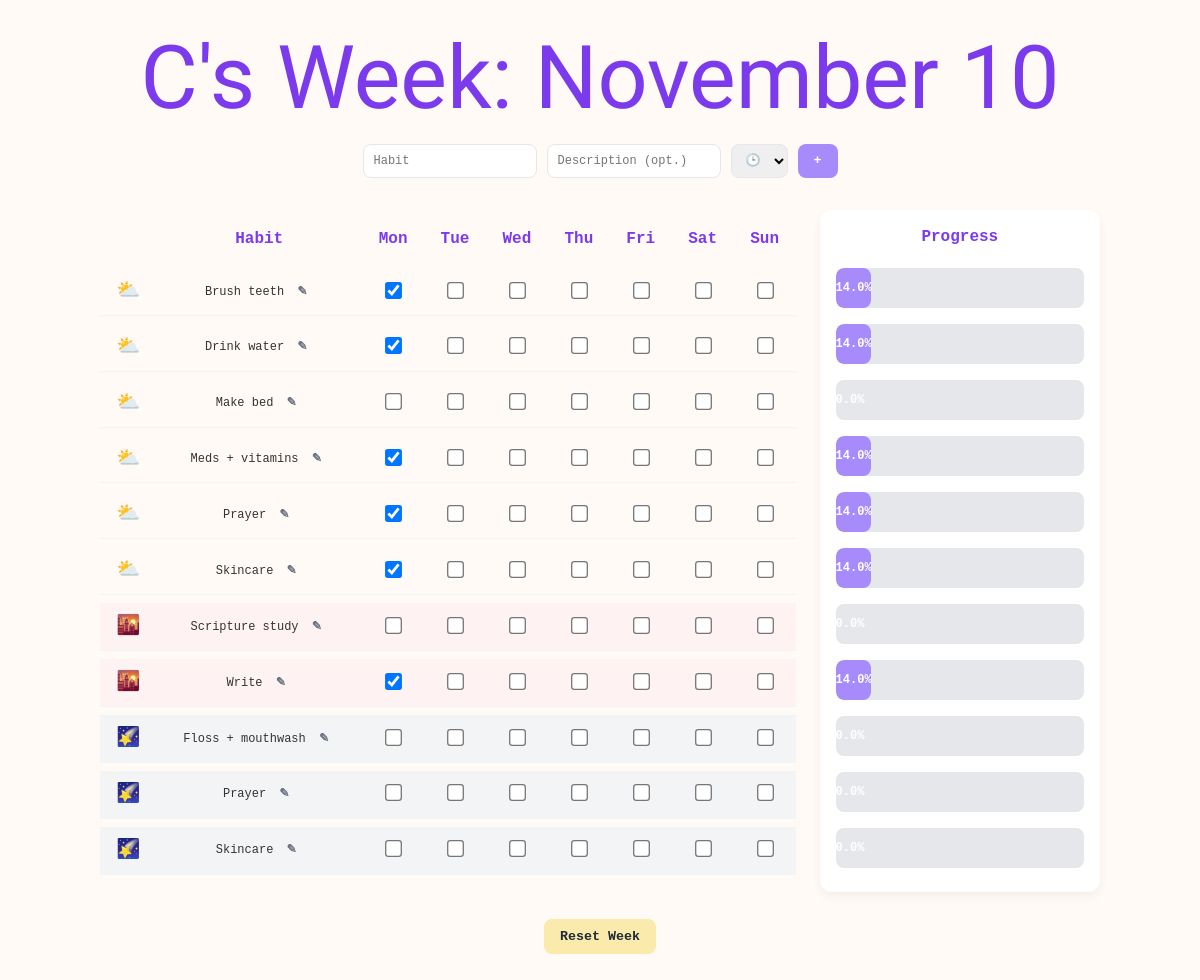
The page / on the database its author committed.
### app.py (models this page shows, shortened)
class Habit(db.Model):
    id = db.Column(db.Integer, primary_key=True)
    name = db.Column(db.String(100), nullable=False)
    description = db.Column(db.String(250))
    created_at = db.Column(db.Date, default=date.today)
    completions = db.relationship("Completion", backref="habit", cascade="all, delete-orphan")
    time_of_day = db.Column(db.String(2), nullable=False, default='☀️')  # day

### app.py (the view)
@app.route('/')
def index():
    time_order = {'⛅️': 0, '☀️': 1, '🌇': 2, '🌠': 3}
    habits = Habit.query.all()
    habits.sort(key=lambda h: (time_order.get(h.time_of_day, 4), h.name.lower()))
    today = date.today()
    start_of_week = today - timedelta(days=today.weekday())  # Monday
    week_dates = [start_of_week + timedelta(days=i) for i in range(7)]
    completions = Completion.query.all()
    completed_map = {(c.habit_id, c.date): True for c in completions}
    habit_progress = {}
    for habit in habits:
        completed_days = sum(1 for d in week_dates if completed_map.get((habit.id, d)))
        habit_progress[habit.id] = completed_days / 7  # fraction 0-1
    return render_template('index.html', habits=habits, week_dates=week_dates,
                           completed_map=completed_map, habit_progress=habit_progress)

### templates/index.html (shortened to what this page needs)
<!DOCTYPE html>
<html lang="en">
<head>
</head>
<body>
<h1>C's Week: {{ week_dates[0].strftime('%B %d') }}</h1>
<form class="add-form" method="POST" action="{{ url_for('add_habit') }}">
    <input type="text" name="name" placeholder="Habit" required>
    <input type="text" name="description" placeholder="Description (opt.)">
    <select name="time_of_day">
        <option value="" disabled selected>🕒</option>
    </select>
    <button type="submit">+</button>
</form>
<div class="tracker-container">
    <table>
        <tr>
            <th></th>
            <th>Habit</th>
            {% for d in week_dates %}
                <th>{{ d.strftime('%a') }}</th>
            {% endfor %}
        </tr>
        {% for habit in habits %}
        {% set row_colors = {'⛅️':'#fffaf5','☀️':'#fff7ed','🌇':'#fef3f2','🌠':'#f3f4f6'} %}
        <tr class="habit-row" style="background-color: {{ row_colors[habit.time_of_day] }}; border-radius: 8px;">
            <td style="text-align:center; font-size:1.2em;">{{ habit.time_of_day }}</td>
            <td>
                {{ habit.name }}
                <div class="ellipsis-container">
                    <button class="ellipsis-btn" onclick="toggleMenu(event)">✎</button>
                </div>
            </td>
            {% for d in week_dates %}
            <td>
                <form class="inline" method="POST" action="{{ url_for('toggle_completion') }}">
                    <input type="checkbox" onchange="this.form.submit()"
                           {% if completed_map.get((habit.id, d)) %}checked{% endif %}>
                </form>
            </td>
            {% endfor %}
        </tr>
        {% endfor %}
    </table>
    <div class="progress-card">
        <h3>Progress</h3>
        {% for habit in habits %}
        <div class="progress-bar">
            <div class="progress-fill" style="width: {{ habit_progress[habit.id]*100 }}%;">
                {{ (habit_progress[habit.id]*100)|round(0) }}%
            </div>
        </div>
        {% endfor %}
    </div>
</div>
<form method="POST" action="{{ url_for('reset_week') }}">
    <button class="reset-btn" type="submit">Reset Week</button>
</form>
</body>
</html>

### templates/index.html (style rules this page uses)
body { font-family: 'Consolas', monospace; background: #fffaf5; color: #333; max-width: 1000px; margin: 1em auto; line-height: 1.4; }
h1 { font-family: 'Jacquard 12', static; text-align: center; font-weight: 400; color: #7c3aed; margin-bottom: .05em; margin-top: .05em; font-size: 5.5em; }
.add-form { font-family: 'Consolas', monospace; display: flex; justify-content: center; gap: 10px; margin-bottom: 2em; }
.add-form input, .add-form select { font-family: 'Consolas', monospace; padding: 8px 10px; border-radius: 8px; border: 1px solid #e5e7eb; font-size: 12px; }
.add-form button { font-family: 'Consolas', monospace; padding: 8px 16px; border: none; border-radius: 8px; background-color: #a78bfa; color: white; font-weight: 600; cursor: pointer; transition: background 0.2s; }
.tracker-container { display: flex; gap: 24px; align-items: flex-start; }
table { border-collapse: separate; border-spacing: 0 8px; width: 70%; }
th, td { padding: 10px 12px; text-align: center; }
th { font-weight: 600; color: #7c3aed; }
td { border-bottom: 1px solid #f3f4f6; font-size: 12px; }
tr.habit-row { height: 40px; }
input[type="checkbox"] { transform: scale(1.3); cursor: pointer; }
.ellipsis-container { position: relative; display: inline-block; }
.ellipsis-btn { background: none; border: none; font-weight: 600; font-size: 12px; cursor: pointer; color: #6b7280; }
.progress-card { width: 25%; background: #ffffff; border-radius: 12px; padding: 16px; box-shadow: 0 4px 10px rgba(0,0,0,0.05); display: flex; flex-direction: column; gap: 8px; }
.progress-card h3 { margin-top: 0; font-size: 16px; color: #7c3aed; text-align: center; margin-bottom: 12px; }
.progress-bar { height: 40px; background: #e5e7eb; border-radius: 8px; overflow: hidden; position: relative; margin-bottom: 8px; }
.progress-fill { height: 100%; background: #a78bfa; transition: width 0.3s ease; border-radius: 8px; text-align: center; color: white; font-size: 12px; font-weight: 600; line-height: 40px; }
.reset-btn { font-family: 'Consolas', monospace; display: block; margin: 2em auto; padding: 10px 16px; border: none; border-radius: 8px; background: #faebad; font-weight: 600; color: #1f2937; cursor: pointer; transition: background 0.2s; }

### rows shown on the page
Habit: time_of_day "⛅️", name "Brush teeth", id "☑", {{ habit_progress[habit.id]*100 }} 14.285714285714285 (drawn), id "14.0"
Habit: time_of_day "⛅️", name "Drink water", id "☑", {{ habit_progress[habit.id]*100 }} 14.285714285714285 (drawn), id "14.0"
Habit: time_of_day "⛅️", name "Make bed", id "0.0"
Habit: time_of_day "⛅️", name "Meds + vitamins", id "☑", {{ habit_progress[habit.id]*100 }} 14.285714285714285 (drawn), id "14.0"
Habit: time_of_day "⛅️", name "Prayer", id "☑", {{ habit_progress[habit.id]*100 }} 14.285714285714285 (drawn), id "14.0"
Habit: time_of_day "⛅️", name "Skincare", id "☑", {{ habit_progress[habit.id]*100 }} 14.285714285714285 (drawn), id "14.0"
Habit: time_of_day "🌇", name "Scripture study", id "0.0"
Habit: time_of_day "🌇", name "Write", id "☑", {{ habit_progress[habit.id]*100 }} 14.285714285714285 (drawn), id "14.0"
Habit: time_of_day "🌠", name "Floss + mouthwash", id "0.0"
Habit: time_of_day "🌠", name "Prayer", id "0.0"
Habit: time_of_day "🌠", name "Skincare", id "0.0"

### other values the page prints
{{ week_dates[0].strftime('%B %d') }} "November 10"
{{ d.strftime('%a') }} "Mon" "Tue" "Wed" "Thu" "Fri" "Sat" "Sun"
